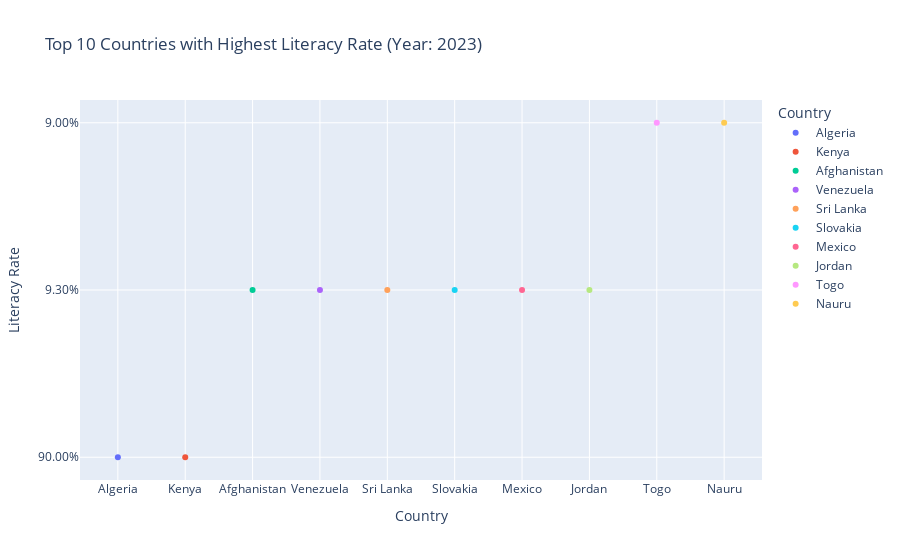

Notebook cell for this chart:
### Code cell
#12. Plot the Top 10 countries having highest Literacy Rate of year 

import plotly.express as px



df = pd.read_csv('world_literacy_data_2021_2023.csv')
df_2023 = df[df['Year'] == 2023].sort_values(by='Literacy Rate', ascending=False).head(10)

fig = px.scatter(df_2023, x="Country", y="Literacy Rate", color='Country',
                                 title='Top 10 Countries with Highest Literacy Rate (Year: 2023)' , )

fig.update_layout(
    xaxis_title='Country',
    yaxis_title='Literacy Rate',
    legend_title='Country'
)
fig.show()

### Figure 1 — Plotly figure (JSON) as saved in the notebook; plotly's stock layout.template omitted (floating-point values rounded to 4 significant figures)
{"data": [{"hovertemplate": "Country=%{x}<br>Literacy Rate=%{y}<extra></extra>", "legendgroup": "Algeria", "marker": {"color": "#636efa", "symbol": "circle"}, "mode": "markers", "name": "Algeria", "orientation": "v", "showlegend": true, "type": "scatter", "x": ["Algeria"], "xaxis": "x", "y": ["90.00%"], "yaxis": "y"}, {"hovertemplate": "Country=%{x}<br>Literacy Rate=%{y}<extra></extra>", "legendgroup": "Kenya", "marker": {"color": "#EF553B", "symbol": "circle"}, "mode": "markers", "name": "Kenya", "orientation": "v", "showlegend": true, "type": "scatter", "x": ["Kenya"], "xaxis": "x", "y": ["90.00%"], "yaxis": "y"}, {"hovertemplate": "Country=%{x}<br>Literacy Rate=%{y}<extra></extra>", "legendgroup": "Afghanistan", "marker": {"color": "#00cc96", "symbol": "circle"}, "mode": "markers", "name": "Afghanistan", "orientation": "v", "showlegend": true, "type": "scatter", "x": ["Afghanistan"], "xaxis": "x", "y": ["9.30%"], "yaxis": "y"}, {"hovertemplate": "Country=%{x}<br>Literacy Rate=%{y}<extra></extra>", "legendgroup": "Venezuela", "marker": {"color": "#ab63fa", "symbol": "circle"}, "mode": "markers", "name": "Venezuela", "orientation": "v", "showlegend": true, "type": "scatter", "x": ["Venezuela"], "xaxis": "x", "y": ["9.30%"], "yaxis": "y"}, {"hovertemplate": "Country=%{x}<br>Literacy Rate=%{y}<extra></extra>", "legendgroup": "Sri Lanka", "marker": {"color": "#FFA15A", "symbol": "circle"}, "mode": "markers", "name": "Sri Lanka", "orientation": "v", "showlegend": true, "type": "scatter", "x": ["Sri Lanka"], "xaxis": "x", "y": ["9.30%"], "yaxis": "y"}, {"hovertemplate": "Country=%{x}<br>Literacy Rate=%{y}<extra></extra>", "legendgroup": "Slovakia", "marker": {"color": "#19d3f3", "symbol": "circle"}, "mode": "markers", "name": "Slovakia", "orientation": "v", "showlegend": true, "type": "scatter", "x": ["Slovakia"], "xaxis": "x", "y": ["9.30%"], "yaxis": "y"}, {"hovertemplate": "Country=%{x}<br>Literacy Rate=%{y}<extra></extra>", "legendgroup": "Mexico", "marker": {"color": "#FF6692", "symbol": "circle"}, "mode": "markers", "name": "Mexico", "orientation": "v", "showlegend": true, "type": "scatter", "x": ["Mexico"], "xaxis": "x", "y": ["9.30%"], "yaxis": "y"}, {"hovertemplate": "Country=%{x}<br>Literacy Rate=%{y}<extra></extra>", "legendgroup": "Jordan", "marker": {"color": "#B6E880", "symbol": "circle"}, "mode": "markers", "name": "Jordan", "orientation": "v", "showlegend": true, "type": "scatter", "x": ["Jordan"], "xaxis": "x", "y": ["9.30%"], "yaxis": "y"}, {"hovertemplate": "Country=%{x}<br>Literacy Rate=%{y}<extra></extra>", "legendgroup": "Togo", "marker": {"color": "#FF97FF", "symbol": "circle"}, "mode": "markers", "name": "Togo", "orientation": "v", "showlegend": true, "type": "scatter", "x": ["Togo"], "xaxis": "x", "y": ["9.00%"], "yaxis": "y"}, {"hovertemplate": "Country=%{x}<br>Literacy Rate=%{y}<extra></extra>", "legendgroup": "Nauru", "marker": {"color": "#FECB52", "symbol": "circle"}, "mode": "markers", "name": "Nauru", "orientation": "v", "showlegend": true, "type": "scatter", "x": ["Nauru"], "xaxis": "x", "y": ["9.00%"], "yaxis": "y"}], "layout": {"autosize": true, "legend": {"title": {"text": "Country"}, "tracegroupgap": 0}, "title": {"text": "Top 10 Countries with Highest Literacy Rate (Year: 2023)"}, "xaxis": {"anchor": "y", "autorange": true, "categoryarray": ["Algeria", "Kenya", "Afghanistan", "Venezuela", "Sri Lanka", "Slovakia", "Mexico", "Jordan", "Togo", "Nauru"], "categoryorder": "array", "domain": [0, 1], "range": [-0.5485, 9.548], "title": {"text": "Country"}, "type": "category"}, "yaxis": {"anchor": "x", "autorange": true, "domain": [0, 1], "range": [-0.165, 2.165], "title": {"text": "Literacy Rate"}, "type": "category"}}}
